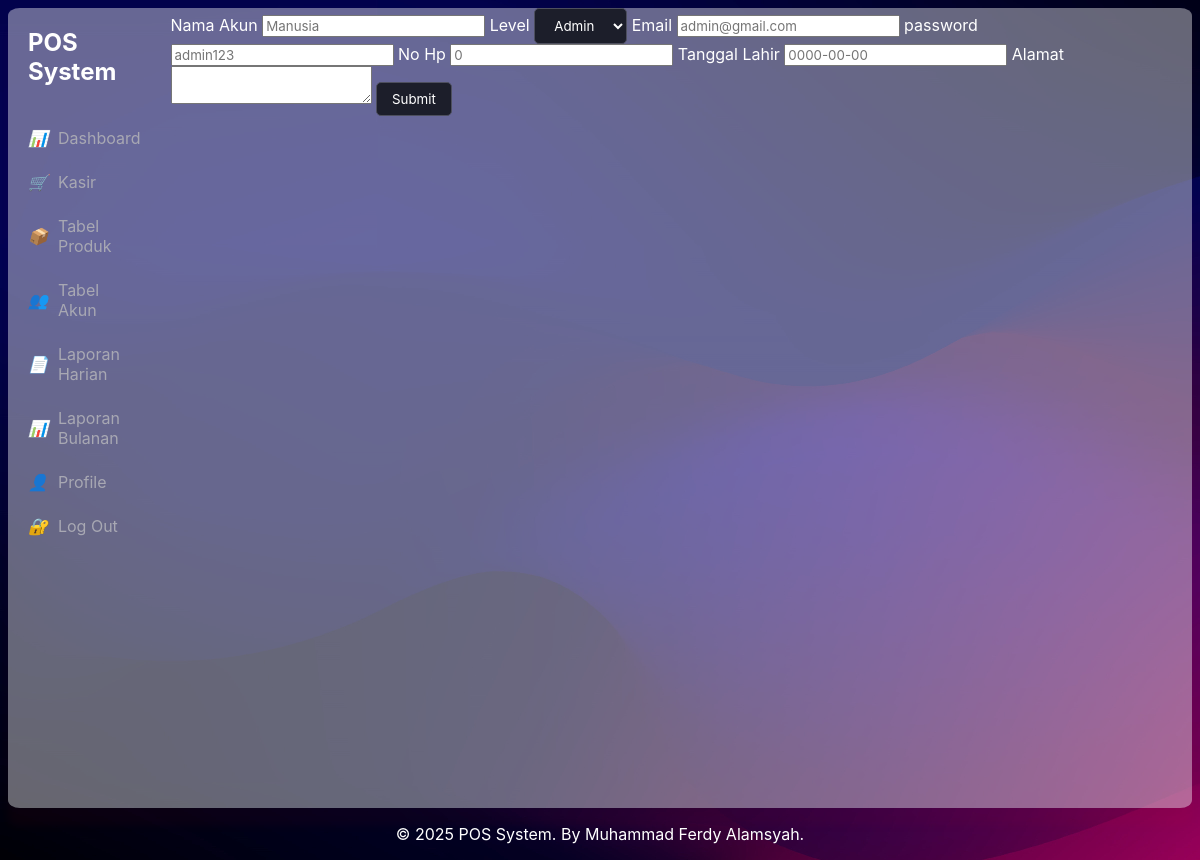
The app's page /App/view/update_akun.php?id=1 (signed in) with its own data.
### tables this page shows
CREATE TABLE `akun` (
  `id_user` int(50) NOT NULL,
  `nama_kasir` varchar(255) NOT NULL,
  `level` enum('admin','user') NOT NULL,
  `email` varchar(255) NOT NULL,
  `password` varchar(20) NOT NULL,
  `no_hp` int(15) NOT NULL,
  `tgl_lahir` date NOT NULL,
  `alamat` varchar(255) NOT NULL
);

### App/view/update_akun.php (the view, shortened to what this page needs)
<?php include 'component/header.php' ?>
<?php
$sql = "SELECT * FROM akun WHERE id_user = '$_GET[id]'";
$query = mysqli_query($conn, $sql);
$row = mysqli_fetch_assoc($query);
?>
<div class="container">
    <?php include 'component/sidebar.php' ?>
    <div class="main">
        <form class="input" action="../controller/crud_akun?id=<?= $row['id_user'] ?>.php" method="post">
            <label for="nama_kasir">Nama Akun</label>
            <input placeholder="<?= $row['nama_kasir'] ?>" id="nama_kasir" name="nama_kasir" type="text">
            <label for="level">Level</label>
            <select name="level" id="level">
                <option value="admin"<?php ($row['level'] == 'admin') ? 'selected' : '' ?> >Admin</option>
            </select>
            <label for="email">Email</label>
            <input placeholder="<?= $row['email'] ?>" id="email" name="email" type="email">
            <label for="password">password</label>
            <input placeholder="<?= $row['password'] ?>" id="password" name="password" type="text">
            <label for="no_hp">No Hp</label>
            <input placeholder="<?= $row['no_hp'] ?>" id="no_hp" name="no_hp" type="number">
            <label for="tgl">Tanggal Lahir</label>
            <input placeholder="<?= $row['tgl_lahir'] ?>" id="tgl" name="tgl" type="number">
            <label for="alamat">Alamat</label>
            <textarea placeholder="<?= $row['alamat'] ?>" name="alamat" id="alamat"></textarea>
            <button type="submit" name="tambah">Submit</button>
        </form>
    </div>
</div>
<?php include 'component/foother.php' ?>

### Public/CSS/style.css (style rules this page uses)
* { box-sizing: border-box; font-family: -apple-system, BlinkMacSystemFont, "Segoe UI", Roboto, Oxygen, Ubuntu, Cantarell, "Open Sans", "Helvetica Neue", sans-serif; }
body { background-image: url(../image/wallpaperflare.com_wallpaper.jpg); color: white; min-height: 100vh; }
.container { background-color: rgba(255, 255, 255, 0.4); backdrop-filter: blur(90px11px); box-shadow: 0 18px 9px 0 rgba(254, 11, 11, 0.04); --webkit-backdrop-filter: blur(90px11px); border: 1px; border-radius: 1%; display: flex; min-height: 100vh; }
.main { margin-left:10px; }
select, button { padding: 8px 15px; border-radius: 5px; border: 1px solid #4d4f5e; background-color: #1c1e2a; color: white; cursor: pointer; }

### records on screen
akun: nama_kasir "Manusia", email "admin@gmail.com", password "admin123", no_hp "0", tgl "0000-00-00"
